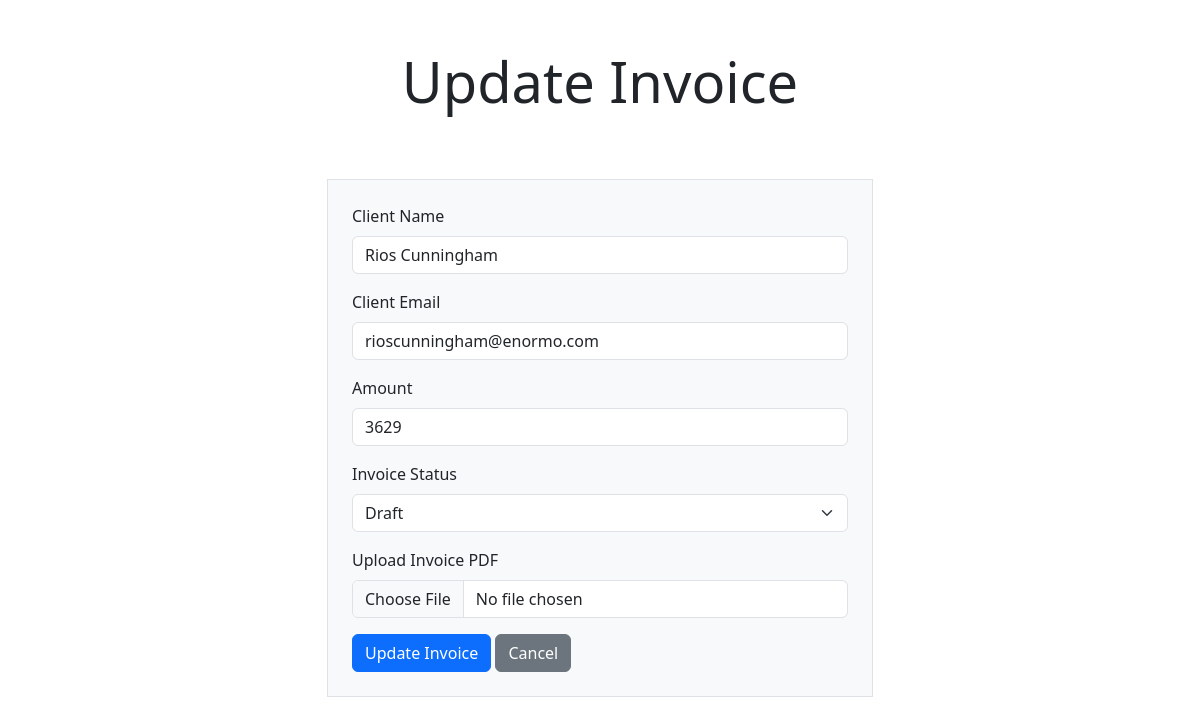
Page /update.php?id=4 on the committed database.
### tables this page shows
CREATE TABLE "invoices" ("id" integer primary key autoincrement not null, "number" varchar not null, "client" varchar not null, "email" varchar not null, "amount" integer not null, "status_id" integer not null);

### functions.php (called while the page is built, shortened)
<?php
function getInvoice ($id)
{
  global $db;
  $sql = "SELECT * FROM invoices WHERE id = :id";
  $stmt = $db->prepare($sql);
  $stmt->execute(['id' => $id]);
  $invoice = $stmt->fetch();
  return $invoice;
}

### data.php (called while the page is built)
<?php
  $dsn = 'sqlite:invoice_manager.sqlite';
  try {
    $db = new PDO($dsn);
  } catch (PDOException $e) {
    echo $e->getMessage();
    exit();
  }
  $sql = "SELECT * FROM statuses";
  $result = $db->query($sql);
  $statuses = $result->fetchAll(PDO::FETCH_COLUMN, 1);

### update.php (the view, shortened to what this page needs)
<?php
  require "data.php";
  require "functions.php";
  if ($_SERVER['REQUEST_METHOD'] === 'POST') {
    $errors = [];
    $invoice = sanitize($_POST);
    $errors = validate($invoice);
    if (count($errors) === 0) {
      updateInvoice($invoice);
      header("Location: index.php");
    }
  } else if (isset($_GET['id'])) {
    $invoice = getInvoice($_GET['id']);
  } else {
    header("Location: index.php");
    exit();
  }
?>
<!DOCTYPE html>
<html lang="en">
<head>
    <link rel="stylesheet" href="https://cdn.jsdelivr.net/npm/bootstrap@5.3.3/dist/css/bootstrap.min.css">
</head>
<body>
  <main class="container">
    <div class="row">
      <div class="col-6 offset-3">
        <h1 class="display-4 text-center mb-3 p-5">Update Invoice</h1>
        <form method="post" class="bg-light border border-1 p-4" enctype="multipart/form-data">
          <?php require "inputs.php"; ?>
          <button type="submit" class="btn btn-primary">Update Invoice</button>
          <a class="btn btn-secondary" href="index.php">Cancel</a>
        </form>
      </div>
    </div>
  </main>
</body>
</html>

### inputs.php (shortened to what this page needs)
<div class="form-group mb-3">
  <label class="form-label" for="client">Client Name</label>
  <input type="text" class="form-control" id="client" name="client" required
  value="<?php echo $invoice['client'] ?? ''; ?>">
</div>
<div class="form-group mb-3">
  <label class="form-label" for="email">Client Email</label>
  <input type="text" class="form-control" id="email" name="email" required
  value="<?php echo $invoice['email'] ?? ''; ?>">
</div>
<div class="form-group mb-3">
  <label class="form-label" for="amount">Amount</label>
  <input type="text" class="form-control" id="amount" name="amount" required
  value="<?php echo $invoice['amount'] ?? ''; ?>">
</div>
<div class="form-group mb-3">
  <label class="form-label" for="status">Invoice Status</label>
  <select class="form-select" id="status" name="status" required>
    <?php foreach ($statuses as $status) : ?>
      <option value="<?php echo $status; ?>"
        <?php if (isset($invoice['status_id']) && $status === $statuses[$invoice['status_id']-1]) : ?> selected <?php endif; ?> >
        <?php echo ucfirst($status); ?>
      </option>
    <?php endforeach; ?>
  </select>
</div>
<div class="form-group mb-3">
  <label class="form-label" for="doc">Upload Invoice PDF</label>
  <input type="file" class="form-control" id="doc" name="doc" accept=".pdf">
</div>

### rows in the picture
invoices: client "Rios Cunningham", email "rioscunningham@enormo.com", amount "3629", status "Draft"
